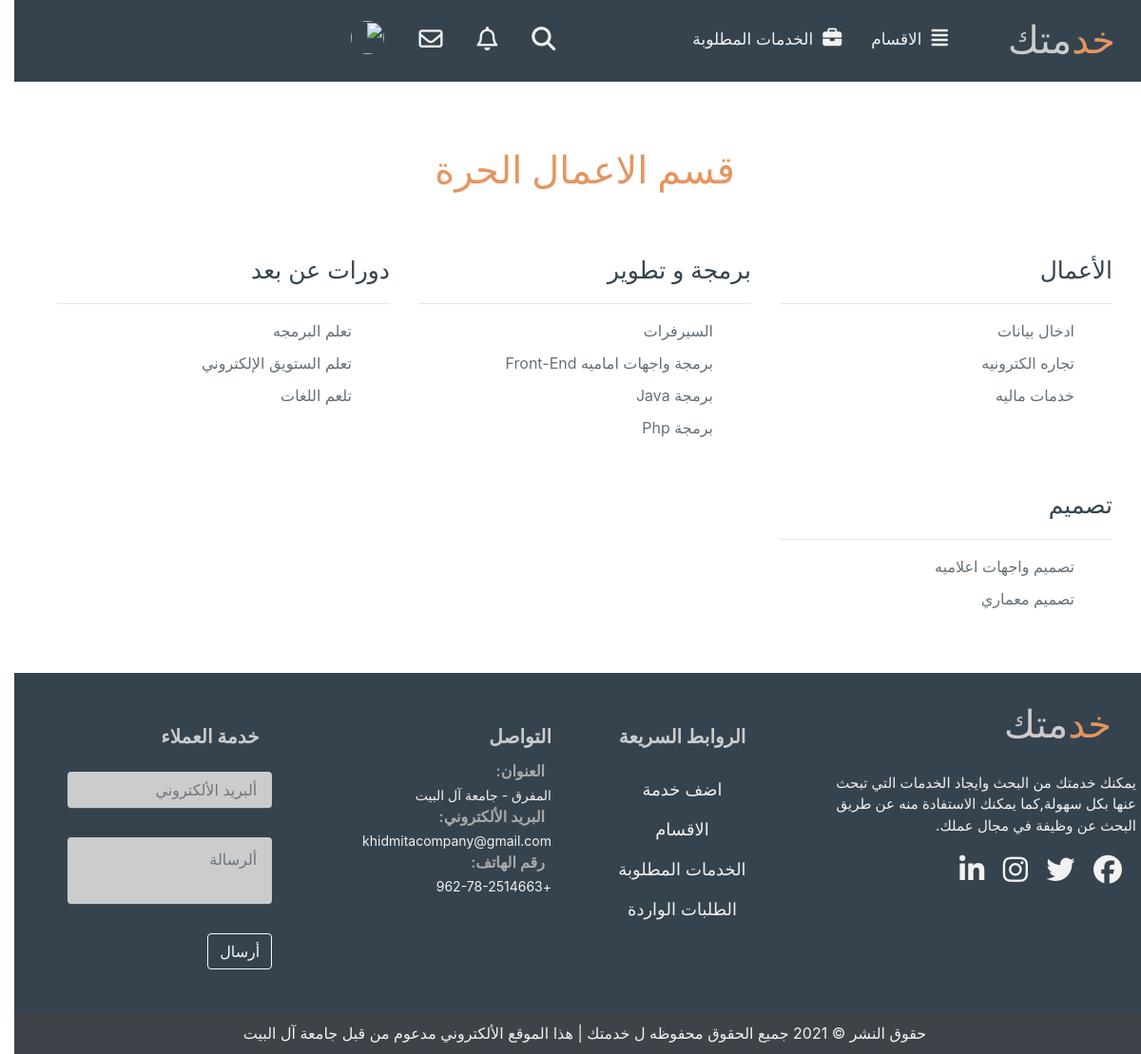
Page /freelansiter-section.php on the committed database.
### tables this page shows
CREATE TABLE `main_categories` (
  `id` int(11) NOT NULL,
  `title_cat` varchar(255) NOT NULL,
  `type` varchar(255) NOT NULL DEFAULT 'F'
);

CREATE TABLE `sub_category` (
  `id` int(11) NOT NULL,
  `Name` varchar(255) NOT NULL,
  `parent_id` int(11) NOT NULL
);

### freelansiter-section.php (the view, shortened to what this page needs)
<?php
  include ("include/connect.php");
  include ("include/header.php");
  include ("include/topnav.php");
?>
<?php
$row_category=array();
$free1 ="SELECT * from main_categories WHERE main_categories.type='F'";
$run_free = $con->query($free1);
while($row_free = $run_free->fetch())
{
  $categoryid = $row_free['id'];
  $category_title = $row_free['title_cat'];
  $sub_cat ="SELECT * from sub_category WHERE sub_category.parent_id='$categoryid'";
  $run_sub = $con->query($sub_cat);
  $row = $run_sub->rowCount();
  if($row >0 )
  {
    $row_subs1=[];
    while($row_subs=$run_sub->fetch()){
      $sub_id = $row_subs['id'];
      $sub_title = $row_subs['Name'];
      array_push($row_subs1,['Sub ID'=> $sub_id,'Sub Title'=> $sub_title]);
    }
  }else{
    $row_subs1=[];
  }
  array_push($row_category,['Category ID'=> $categoryid, 'Category Title'=> $category_title,'Sub Items'=> $row_subs1]);
}
?>
 <h1 class="name-section">قسم الاعمال الحرة</h1>
<div class="container">
    <div class="row">
      <?php foreach($row_category as $category){ ?>
        <div class="col-md-4">
            <div class="container-section-freelance">
              <a href="#" class="section-title"><?php echo $category['Category Title']?></a>
              <hr>
              <ul>
                <?php foreach($category['Sub Items'] as $sub): ?>
                  <li><a href="section.php?Cat_id=<?= $sub['Sub ID'] ?>">
                    <?= $sub['Sub Title'] ?> </a></li>
                 <?php endforeach; ?>
              </ul>
            </div>
        </div>
      <?php } ?>
    </div>
</div>
<?php include ("include/footer.php");?>

### layot/css/main.css (style rules this page uses)
:root { --orang--color: #e59560; --Navy--color: #35434e; --White--color: #f2f2f2; --residential--color:#ccc; }
body { direction: rtl; text-align: right; overflow-x: hidden; }
.name-section { font-family: 'Lemonada'; text-align: center; margin-top: 70px; font-size: 40px; color:var(--orang--color); }
.section-title { text-decoration: none; color:var(--Navy--color); font-size: 25px; }
.container-section-freelance { margin-top: 35px; }
.container-section-freelance ul li { text-decoration: none;margin-bottom: 10px;list-style: none; }
.container-section-freelance ul li a { color:#35434ec2;text-decoration: none; }

### rows in the picture
main_categories: title_cat "الأعمال"
sub_category: Name "ادخال بيانات"
sub_category: Name "تجاره الكترونيه"
sub_category: Name "خدمات ماليه"
main_categories: title_cat "برمجة و تطوير"
sub_category: Name "السيرفرات"
sub_category: Name "برمجة واجهات اماميه Front-End"
sub_category: Name "برمجة Java"
sub_category: Name "برمجة Php"
main_categories: title_cat "دورات عن بعد"
sub_category: Name "تعلم البرمجه"
sub_category: Name "تعلم الستويق الإلكتروني"
sub_category: Name "تلعم اللغات"
main_categories: title_cat "تصميم"
sub_category: Name "تصميم واجهات اعلاميه"
sub_category: Name "تصميم معماري"
